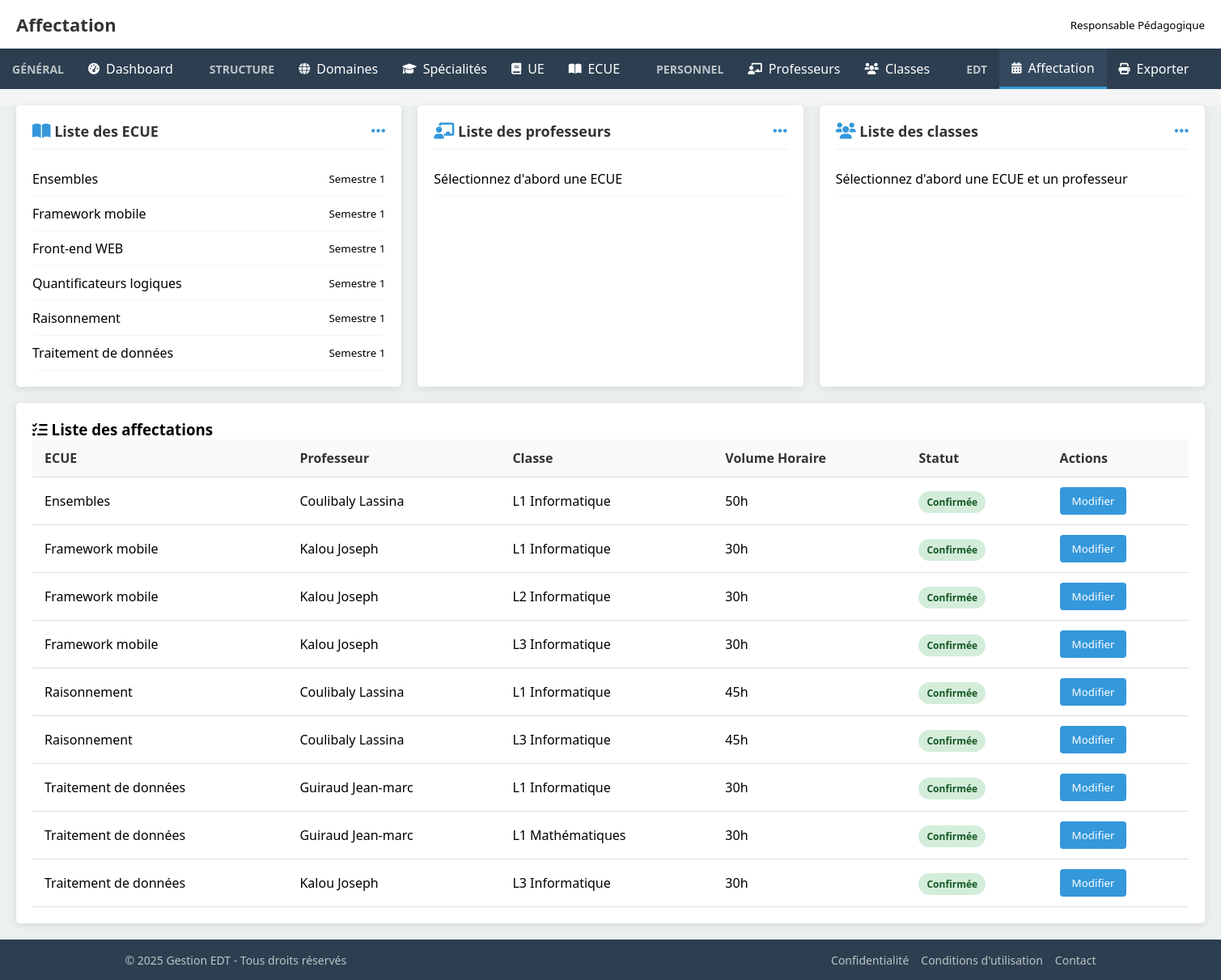
Page /web-edt/affectation-ecue.php on the committed database.
### tables this page shows
CREATE TABLE IF NOT EXISTS `ecue` (
  `codeECUE` varchar(200) NOT NULL,
  `libECUE` text NOT NULL,
  `coefECUE` int NOT NULL,
  `nbHeure` int NOT NULL,
  `codeUE` varchar(200) NOT NULL,
  `noSpe` int NOT NULL,
  PRIMARY KEY (`codeECUE`),
  KEY `codeUE` (`codeUE`),
  KEY `noSpe` (`noSpe`)
);

CREATE TABLE IF NOT EXISTS `ue` (
  `codeUE` varchar(200) NOT NULL,
  `libUE` text NOT NULL,
  `coefUE` int NOT NULL,
  `noSemestre` int NOT NULL,
  PRIMARY KEY (`codeUE`)
);

CREATE TABLE IF NOT EXISTS `affectation_ecue` (
  `idAffectationECUE` int NOT NULL AUTO_INCREMENT,
  `codeECUE` varchar(200) NOT NULL,
  `matricule` varchar(200) NOT NULL,
  `noClasse` int NOT NULL,
  PRIMARY KEY (`idAffectationECUE`)
);

CREATE TABLE IF NOT EXISTS `professeur` (
  `matricule` varchar(200) NOT NULL,
  `nom` text NOT NULL,
  `prenom` text NOT NULL,
  `email` varchar(200) NOT NULL,
  `tel` varchar(200) NOT NULL,
  PRIMARY KEY (`matricule`)
);

CREATE TABLE IF NOT EXISTS `classe` (
  `noClasse` int NOT NULL AUTO_INCREMENT,
  `nomClasse` text NOT NULL,
  PRIMARY KEY (`noClasse`)
);

### web-edt/affectation-ecue.php (the view, shortened to what this page needs)
<?php
$host = 'localhost';
$dbname = 'gestion_edt';
$username = 'root';
$password = '';
try {
    $pdo = new PDO("mysql:host=$host;dbname=$dbname;charset=utf8", $username, $password);
    $pdo->setAttribute(PDO::ATTR_ERRMODE, PDO::ERRMODE_EXCEPTION);
} catch (PDOException $e) {
    die("Erreur de connexion : " . $e->getMessage());
}
$selectedECUE = isset($_POST['selectedECUE']) ? $_POST['selectedECUE'] : null;
$selectedProf = isset($_POST['selectedProf']) ? $_POST['selectedProf'] : null;
$selectedClass = isset($_POST['selectedClass']) ? $_POST['selectedClass'] : null;
?>
<!DOCTYPE html>
<html lang="fr">
<head>
    <link rel="stylesheet" href="https://cdnjs.cloudflare.com/ajax/libs/font-awesome/6.0.0-beta3/css/all.min.css">
    <link rel="stylesheet" href="css/styles-affectation.css">
</head>
<body>
    <div class="header">
        <div class="header-left">
            <h1>Gestion EDT</h1>
        </div>
        <div class="header-right">
            <div class="user-profile">
                <span> <small> Responsable Pédagogique </small></span>
            </div>
        </div>
    </div>
    <nav class="navbar">
        <div class="desktop-menu">
            <div class="menu-section">
                <h3>Général</h3>
                <div class="menu-items">
                    <a href="index.php" class="menu-item">
                        <i class="fas fa-tachometer-alt"></i>
                        <span>Dashboard</span>
                    </a>
                </div>
            </div>
            <div class="menu-section">
                <h3>Structure</h3>
                <div class="menu-items">
                    <a href="domaines.php" class="menu-item active">
                        <i class="fas fa-globe"></i>
                        <span>Domaines</span>
                    </a>
                    <a href="specialites.php" class="menu-item">
                        <i class="fas fa-graduation-cap"></i>
                        <span>Spécialités</span>
                    </a>
                    <a href="ue.php" class="menu-item">
                        <i class="fas fa-book"></i>
                        <span>UE</span>
                    </a>
                    <a href="ecue.php" class="menu-item">
                        <i class="fas fa-book-open"></i>
                        <span>ECUE</span>
                    </a>
                </div>
            </div>
            <div class="menu-section">
                <h3>Personnel</h3>
                <div class="menu-items">
                    <a href="professeur.php" class="menu-item">
                        <i class="fas fa-chalkboard-teacher"></i>
                        <span>Professeurs</span>
                    </a>
                    <a href="classe.php" class="menu-item">
                        <i class="fas fa-users"></i>
                        <span>Classes</span>
                    </a>
                </div>
            </div>
            <div class="menu-section">
                <h3>EDT</h3>
                <div class="menu-items">
                    <a href="affectation-ecue.php" class="menu-item">
                        <i class="fas fa-calendar-alt"></i>
                        <span>Affectation</span>
                    </a>
                    <a href="generer-maquette.php" class="menu-item">
                        <i class="fas fa-print"></i>
                        <span>Exporter</span>
                    </a>
                </div>
            </div>
        </div>
    </nav>
    <div class="main-content">
        <div class="content">
            <form method="post" action="">
                <div class="horizontal-blocks">
                    <div class="horizontal-block">
                        <div class="horizontal-block-header">
                            <h3><i class="fas fa-book-open"></i> Liste des ECUE</h3>
                            <i class="fas fa-ellipsis-h"></i>
                        </div>
                        <div class="horizontal-block-content ecue-list-block">
                            <?php
                            $stmt = $pdo->query("
                                SELECT e.codeECUE, e.libECUE, u.noSemestre
                                FROM ecue e
                                JOIN ue u ON e.codeUE = u.codeUE
                                ORDER BY e.libECUE
                            ");
                            while ($ecue = $stmt->fetch(PDO::FETCH_ASSOC)) {
                                $isActive = ($selectedECUE == $ecue['codeECUE']) ? 'active' : '';
                                echo '<div class="list-item '.$isActive.'" onclick="selectECUE(\''.$ecue['codeECUE'].'\')">
                                        <span>'.$ecue['libECUE'].'</span>
                                        <small>Semestre '.$ecue['noSemestre'].'</small>
                                      </div>';
                            }
                            ?>
                        </div>
                    </div>
                    <div class="horizontal-block">
                        <div class="horizontal-block-header">
                            <h3><i class="fas fa-chalkboard-teacher"></i> Liste des professeurs</h3>
                            <i class="fas fa-ellipsis-h"></i>
                        </div>
                        <div class="horizontal-block-content">
                            <?php
                            if ($selectedECUE) {
                                $stmt = $pdo->prepare("
                                    SELECT p.matricule, p.nom, p.prenom
                                    FROM professeur p
                                    JOIN prof_spe ps ON p.matricule = ps.matricule
                                    JOIN ecue e ON ps.noSpe = e.noSpe
                                    WHERE e.codeECUE = ?
                                    ORDER BY p.nom, p.prenom
                                ");
                                $stmt->execute([$selectedECUE]);
                                while ($prof = $stmt->fetch(PDO::FETCH_ASSOC)) {
                                    $isActive = ($selectedProf == $prof['matricule']) ? 'active' : '';
                                    echo '<div class="list-item '.$isActive.'" onclick="selectProf(\''.$prof['matricule'].'\')">
                                            <span>'.$prof['nom'].' '.$prof['prenom'].'</span>
                                          </div>';
                                }
                            } else {
                                echo '<div class="list-item">Sélectionnez d\'abord une ECUE</div>';
                            }
                            ?>
                        </div>
                    </div>
                    <div class="horizontal-block">
                        <div class="horizontal-block-header">
                            <h3><i class="fas fa-users"></i> Liste des classes</h3>
                            <i class="fas fa-ellipsis-h"></i>
                        </div>
                        <div class="horizontal-block-content">
                            <?php
                            if ($selectedECUE && $selectedProf) {
                                $stmt = $pdo->prepare("
                                    SELECT c.noClasse, c.nomClasse
                                    FROM classe c
                                    WHERE c.noClasse NOT IN (
                                        SELECT noClasse
                                        FROM affectation_ecue
                                        WHERE codeECUE = ? AND matricule = ?
                                    )
                                    ORDER BY c.nomClasse
                                ");
                                $stmt->execute([$selectedECUE, $selectedProf]);
                                while ($class = $stmt->fetch(PDO::FETCH_ASSOC)) {
                                    $isActive = ($selectedClass == $class['noClasse']) ? 'active' : '';
                                    echo '<div class="list-item '.$isActive.'" onclick="selectClass(\''.$class['noClasse'].'\')">
                                            <span>'.$class['nomClasse'].'</span>
                                          </div>';
                                }
                            } else {
                                echo '<div class="list-item">Sélectionnez d\'abord une ECUE et un professeur</div>';
                            }
                            ?>
                        </div>
                    </div>
                </div>
                <div class="table-container">
                    <h3><i class="fas fa-tasks"></i> Liste des affectations</h3>
                    <table>
                        <thead>
                            <tr>
                                <th>ECUE</th>
                                <th>Professeur</th>
                                <th>Classe</th>
                                <th>Volume Horaire</th>
                                <th>Statut</th>
                                <th>Actions</th>
                            </tr>
                        </thead>
                        <tbody>
                            <?php
                            $stmt = $pdo->query("
                                SELECT ae.*, e.libECUE, e.nbHeure, p.nom, p.prenom, c.nomClasse
                                FROM affectation_ecue ae
                                JOIN ecue e ON ae.codeECUE = e.codeECUE
                                JOIN professeur p ON ae.matricule = p.matricule
                                JOIN classe c ON ae.noClasse = c.noClasse
                                ORDER BY e.libECUE, p.nom, c.nomClasse
                            ");
                            while ($affectation = $stmt->fetch(PDO::FETCH_ASSOC)) {
                                echo '<tr>
                                        <td>'.$affectation['libECUE'].'</td>
                                        <td>'.$affectation['nom'].' '.$affectation['prenom'].'</td>
                                        <td>'.$affectation['nomClasse'].'</td>
                                        <td>'.$affectation['nbHeure'].'h</td>
                                        <td><span class="badge badge-success">Confirmée</span></td>
                                        <td>
                                            <button class="btn btn-primary">Modifier</button>
                                        </td>
                                      </tr>';
                            }
                            ?>
                        </tbody>
                    </table>
                </div>
            </form>
        </div>
    </div>
    <footer class="footer">
        <div class="footer-content">
            <p>&copy; 2025 Gestion EDT - Tous droits réservés</p>
            <div class="footer-links">
                <a href="#">Confidentialité</a>
                <a href="#">Conditions d'utilisation</a>
                <a href="#">Contact</a>
            </div>
        </div>
    </footer>
</body>
</html>

### web-edt/css/styles-affectation.css (style rules this page uses)
:root { --primary-color: #3498db; --secondary-color: #2980b9; --header-height: 60px; --navbar-height: 50px; --footer-height: 50px; --menu-bg: #2c3e50; --menu-active: #34495e; --content-bg: #ecf0f1; }
* { margin: 0; padding: 0; box-sizing: border-box; font-family: 'Segoe UI', Tahoma, Geneva, Verdana, sans-serif; }
body { background-color: #f5f5f5; display: flex; flex-direction: column; min-height: 100vh; }
.header { height: var(--header-height); background-color: white; box-shadow: 0 2px 5px rgba(0,0,0,0.1); display: flex; justify-content: space-between; align-items: center; padding: 0 20px; position: sticky; top: 0; z-index: 100; }
.header-left { display: flex; align-items: center; }
.header-left h1 { color: #333; font-size: 22px; }
.header-right { display: flex; align-items: center; }
.user-profile { display: flex; align-items: center; cursor: pointer; }
.navbar { background-color: var(--menu-bg); color: white; height: var(--navbar-height); display: flex; align-items: center; position: sticky; top: var(--header-height); z-index: 99; }
.desktop-menu { display: flex; width: 100%; height: 100%; }
.menu-section { display: flex; align-items: center; padding: 0 15px; height: 100%; position: relative; }
.menu-section h3 { color: #bdc3c7; font-size: 14px; margin-right: 15px; text-transform: uppercase; }
.menu-items { display: flex; height: 100%; }
.menu-item { display: flex; align-items: center; padding: 0 15px; cursor: pointer; height: 100%; transition: all 0.3s; text-decoration: none; color: white; }
.menu-item.active { background-color: var(--menu-active); border-bottom: 3px solid var(--primary-color); }
.menu-item i { margin-right: 8px; font-size: 14px; }
.main-content { padding-top: 20px; flex: 1; }
.content { padding: 0 20px 20px; background-color: var(--content-bg); min-height: calc(100vh - var(--header-height) - var(--navbar-height) - var(--footer-height) - 20px); }
.footer { background-color: var(--menu-bg); color: white; height: var(--footer-height); display: flex; align-items: center; justify-content: center; padding: 0 20px; margin-top: auto; }
.footer-content { width: 100%; max-width: 1200px; display: flex; justify-content: space-between; align-items: center; }
.footer p { font-size: 14px; color: #bdc3c7; }
.footer-links { display: flex; gap: 15px; }
.footer-links a { color: #bdc3c7; text-decoration: none; font-size: 14px; transition: color 0.3s; }
.btn { padding: 8px 15px; border: none; border-radius: 4px; cursor: pointer; font-weight: 500; transition: all 0.3s; }
.btn-primary { background-color: var(--primary-color); color: white; }
.table-container { background-color: white; border-radius: 5px; box-shadow: 0 2px 10px rgba(0,0,0,0.1); padding: 20px; overflow-x: auto; margin-top: 20px; }
table { width: 100%; border-collapse: collapse; }
table th, table td { padding: 12px 15px; text-align: left; border-bottom: 1px solid #ddd; }
table th { background-color: #f8f9fa; color: #333; font-weight: 600; }
.badge { padding: 5px 10px; border-radius: 20px; font-size: 12px; font-weight: 600; }
.badge-success { background-color: #d4edda; color: #155724; }
.horizontal-blocks { display: grid; grid-template-columns: repeat(3, 1fr); gap: 20px; margin-bottom: 20px; }
.horizontal-block { background-color: white; border-radius: 5px; box-shadow: 0 2px 10px rgba(0,0,0,0.1); padding: 20px; }
.horizontal-block-header { display: flex; justify-content: space-between; align-items: center; margin-bottom: 15px; padding-bottom: 10px; border-bottom: 1px solid #eee; }
.horizontal-block-header h3 { color: #333; font-size: 18px; }
.horizontal-block-header i { color: var(--primary-color); font-size: 20px; }
.horizontal-block-content { max-height: 300px; overflow-y: auto; }
.list-item { padding: 10px 0; border-bottom: 1px solid #f5f5f5; border-radius: 5px; display: flex; justify-content: space-between; align-items: center; }

### rows in the picture
ecue: libECUE "Ensembles", codeUE.noSemestre "1"
ecue: libECUE "Framework mobile", codeUE.noSemestre "1"
ecue: libECUE "Front-end WEB", codeUE.noSemestre "1"
ecue: libECUE "Quantificateurs logiques", codeUE.noSemestre "1"
ecue: libECUE "Raisonnement", codeUE.noSemestre "1"
ecue: libECUE "Traitement de données", codeUE.noSemestre "1"
affectation_ecue: ecue.libECUE "Ensembles", professeur.nom "Coulibaly", professeur.prenom "Lassina", classe.nomClasse "L1 Informatique", ecue.nbHeure "50"
affectation_ecue: ecue.libECUE "Framework mobile", professeur.nom "Kalou", professeur.prenom "Joseph", classe.nomClasse "L1 Informatique", ecue.nbHeure "30"
affectation_ecue: ecue.libECUE "Framework mobile", professeur.nom "Kalou", professeur.prenom "Joseph", classe.nomClasse "L2 Informatique", ecue.nbHeure "30"
affectation_ecue: ecue.libECUE "Framework mobile", professeur.nom "Kalou", professeur.prenom "Joseph", classe.nomClasse "L3 Informatique", ecue.nbHeure "30"
affectation_ecue: ecue.libECUE "Raisonnement", professeur.nom "Coulibaly", professeur.prenom "Lassina", classe.nomClasse "L1 Informatique", ecue.nbHeure "45"
affectation_ecue: ecue.libECUE "Raisonnement", professeur.nom "Coulibaly", professeur.prenom "Lassina", classe.nomClasse "L3 Informatique", ecue.nbHeure "45"
affectation_ecue: ecue.libECUE "Traitement de données", professeur.nom "Guiraud", professeur.prenom "Jean-marc", classe.nomClasse "L1 Informatique", ecue.nbHeure "30"
affectation_ecue: ecue.libECUE "Traitement de données", professeur.nom "Guiraud", professeur.prenom "Jean-marc", classe.nomClasse "L1 Mathématiques", ecue.nbHeure "30"
affectation_ecue: ecue.libECUE "Traitement de données", professeur.nom "Kalou", professeur.prenom "Joseph", classe.nomClasse "L3 Informatique", ecue.nbHeure "30"
